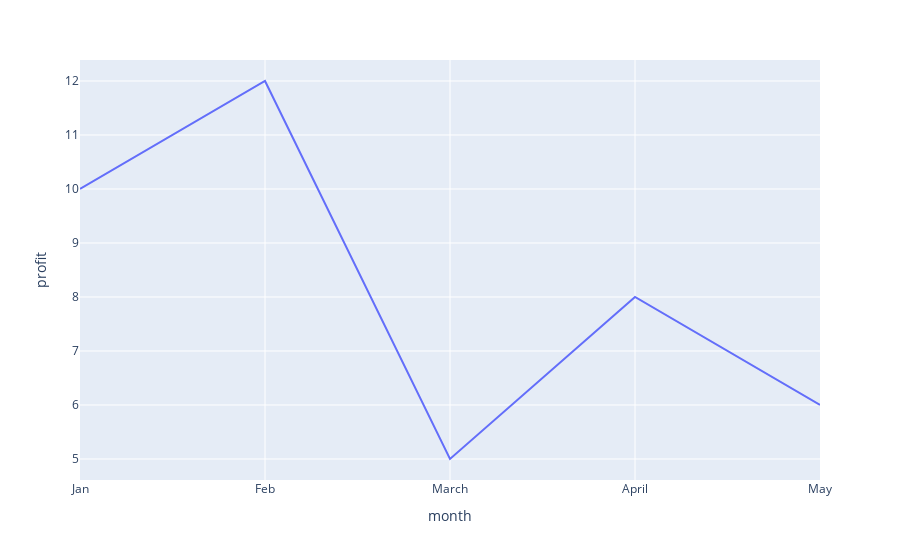

The notebook cell saved with this chart:
### Code cell
ex.line(df, 
        x = "month", y = "profit", 
        
       )

### Figure 1 — Plotly figure (JSON) as saved in the notebook; plotly's stock layout.template omitted (floating-point values rounded to 4 significant figures)
{"data": [{"hovertemplate": "month=%{x}<br>profit=%{y}<extra></extra>", "legendgroup": "", "line": {"color": "#636efa", "dash": "solid"}, "marker": {"symbol": "circle"}, "mode": "lines", "name": "", "orientation": "v", "showlegend": false, "type": "scatter", "x": ["Jan", "Feb", "March", "April", "May"], "xaxis": "x", "y": [10, 12, 5, 8, 6], "yaxis": "y"}], "layout": {"autosize": true, "legend": {"tracegroupgap": 0}, "margin": {"t": 60}, "xaxis": {"anchor": "y", "autorange": true, "domain": [0, 1], "range": [0, 4], "title": {"text": "month"}, "type": "category"}, "yaxis": {"anchor": "x", "autorange": true, "domain": [0, 1], "range": [4.611, 12.39], "title": {"text": "profit"}, "type": "linear"}}}
